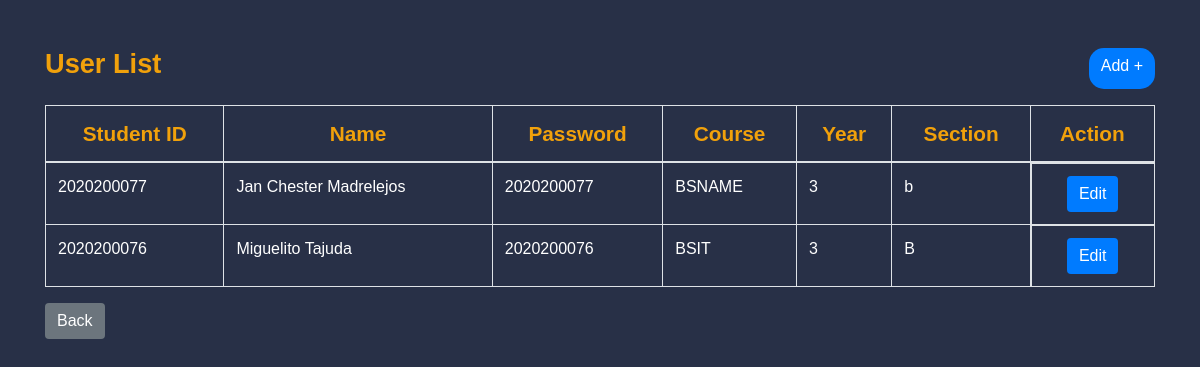
The page /users.php on the database its author committed.
### tables this page shows
CREATE TABLE `users` (
  `id` int(11) UNSIGNED NOT NULL,
  `student_id` varchar(50) NOT NULL,
  `name` varchar(255) NOT NULL,
  `password` varchar(255) NOT NULL,
  `course` varchar(50) NOT NULL,
  `year` int(4) NOT NULL,
  `section` varchar(10) NOT NULL
);

### users.php (the view, shortened to what this page needs)
<?php
$servername = "localhost";
$username = "root";
$password = "";
$dbname = "appDEV";
$conn = new mysqli($servername, $username, $password, $dbname);
$sql = "SELECT student_id, name, password, course, year, section FROM users";
$result = $conn->query($sql);
?>
<!DOCTYPE html>
<html lang="en">
<head>
    <link href="https://stackpath.bootstrapcdn.com/bootstrap/4.5.2/css/bootstrap.min.css" rel="stylesheet">
</head>
<body>
<div class="container mt-5">
    <div class="table-header d-flex justify-content-between mb-3">
        <h5>User List</h5>
        <a href="register.php" class="btn btn-primary" style="border-radius: 15px;">Add +</a>
    </div>
    <div class="table-responsive">
        <table class="table table-bordered">
            <thead>
                <tr>
                    <th>Student ID</th>
                    <th>Name</th>
                    <th>Password</th>
                    <th>Course</th>
                    <th>Year</th>
                    <th>Section</th>
                    <th>Action</th>
                </tr>
            </thead>
            <tbody>
                <?php
                if ($result->num_rows > 0) {
                    while ($row = $result->fetch_assoc()) {
                        echo "<tr>";
                        echo "<td>" . $row["student_id"] . "</td>";
                        echo "<td>" . $row["name"] . "</td>";
                        echo "<td>" . $row["password"] . "</td>";
                        echo "<td>" . $row["course"] . "</td>";
                        echo "<td>" . $row["year"] . "</td>";
                        echo "<td>" . $row["section"] . "</td>";
                        echo "<td class='action-buttons'>
                                <a href='editUser.php?id=" . $row["student_id"] . "' class='btn edit-button'>Edit</a>
                              </td>";
                        echo "</tr>";
                    }
                } else {
                    echo "<tr><td colspan='7'>No users found.</td></tr>";
                }
                ?>
            </tbody>
        </table>
    </div>
    <a href="admin_dashboard.php" class="btn btn-secondary">Back</a>
</div>
</body>
</html>

### users.php (style rules this page uses)
body { font-family: Arial, sans-serif; margin: 0; background-color: rgb(40, 48, 71); color: #f1a10b; }
h5 { color: #f1a10b; font-weight: bold; font-size: 1.7rem; }
.btn { border: none; }
th { color: #f1a10b; font-size: 1.3rem; text-align: center; }
tr { color: white; }
.action-buttons { display: flex; justify-content: center; gap: 5px; }
.edit-button { background-color: #007bff; color: #fff; }
.d-flex { display: flex; }
.justify-content-between { justify-content: space-between; }
.mb-3 { margin-bottom: 1rem; }

### rows shown on the page
users: student "2020200077", name "Jan Chester Madrelejos", password "2020200077", course "BSNAME", year "3", section "b"
users: student "2020200076", name "Miguelito Tajuda", password "2020200076", course "BSIT", year "3", section "B"
